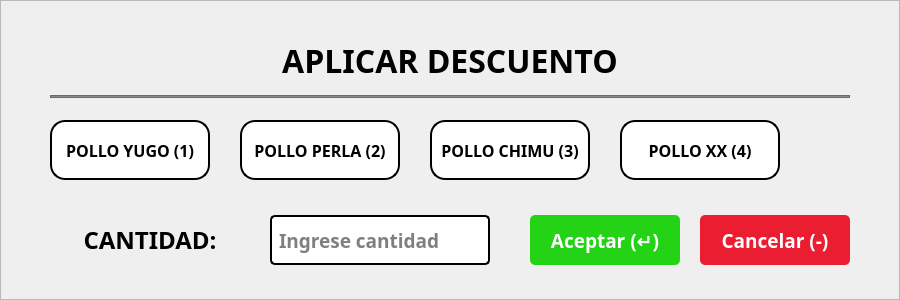
   <widget class="QFrame" name="frmAplicarDescuento">
    <property name="geometry">
     <rect>
      <x>350</x>
      <y>300</y>
      <width>900</width>
      <height>300</height>
     </rect>
    </property>
    <property name="styleSheet">
     <string notr="true">#frmAplicarDescuento{background-color: rgb(255, 255, 255);
color: rgb(0, 0, 0);
border:none;
border-radius: 10px;
border: 2px solid #D9D9D9;}</string>
    </property>
    <property name="frameShape">
     <enum>QFrame::StyledPanel</enum>
    </property>
    <property name="frameShadow">
     <enum>QFrame::Raised</enum>
    </property>
    <widget class="QLabel" name="lblTextAplicarDescuento">
     <property name="geometry">
      <rect>
       <x>50</x>
       <y>35</y>
       <width>800</width>
       <height>50</height>
      </rect>
     </property>
     <property name="font">
      <font>
       <family>Poppins</family>
       <pointsize>24</pointsize>
       <weight>75</weight>
       <bold>true</bold>
      </font>
     </property>
     <property name="text">
      <string>APLICAR DESCUENTO</string>
     </property>
     <property name="alignment">
      <set>Qt::AlignCenter</set>
     </property>
    </widget>
    <widget class="QLabel" name="btnDescPolloChimu">
     <property name="geometry">
      <rect>
       <x>430</x>
       <y>120</y>
       <width>160</width>
       <height>60</height>
      </rect>
     </property>
     <property name="font">
      <font>
       <family>Poppins</family>
       <pointsize>12</pointsize>
       <weight>75</weight>
       <bold>true</bold>
      </font>
     </property>
     <property name="styleSheet">
      <string notr="true">background-color: rgb(255, 255, 255);
border-color: rgb(0, 0, 0);
border: 2px solid black;
  border-radius: 15px;</string>
     </property>
     <property name="text">
      <string>POLLO CHIMU (3)</string>
     </property>
     <property name="alignment">
      <set>Qt::AlignCenter</set>
     </property>
    </widget>
    <widget class="QLabel" name="btnDescPolloYugo">
     <property name="geometry">
      <rect>
       <x>50</x>
       <y>120</y>
       <width>160</width>
       <height>60</height>
      </rect>
     </property>
     <property name="font">
      <font>
       <family>Poppins</family>
       <pointsize>12</pointsize>
       <weight>75</weight>
       <bold>true</bold>
      </font>
     </property>
     <property name="styleSheet">
      <string notr="true">background-color: rgb(255, 255, 255);
border-color: rgb(0, 0, 0);
border: 2px solid black;
  border-radius: 15px;</string>
     </property>
     <property name="text">
      <string>POLLO YUGO (1)</string>
     </property>
     <property name="alignment">
      <set>Qt::AlignCenter</set>
     </property>
    </widget>
    <widget class="QLabel" name="btnDescPolloPerla">
     <property name="geometry">
      <rect>
       <x>240</x>
       <y>120</y>
       <width>160</width>
       <height>60</height>
      </rect>
     </property>
     <property name="font">
      <font>
       <family>Poppins</family>
       <pointsize>12</pointsize>
       <weight>75</weight>
       <bold>true</bold>
      </font>
     </property>
     <property name="styleSheet">
      <string notr="true">background-color: rgb(255, 255, 255);
border-color: rgb(0, 0, 0);
border: 2px solid black;
  border-radius: 15px;</string>
     </property>
     <property name="text">
      <string>POLLO PERLA (2)</string>
     </property>
     <property name="alignment">
      <set>Qt::AlignCenter</set>
     </property>
    </widget>
    <widget class="QLabel" name="lblCantidadDesc">
     <property name="geometry">
      <rect>
       <x>50</x>
       <y>215</y>
       <width>200</width>
       <height>50</height>
      </rect>
     </property>
     <property name="font">
      <font>
       <family>Poppins</family>
       <pointsize>18</pointsize>
       <weight>75</weight>
       <bold>true</bold>
      </font>
     </property>
     <property name="text">
      <string>CANTIDAD:</string>
     </property>
     <property name="alignment">
      <set>Qt::AlignCenter</set>
     </property>
    </widget>
    <widget class="QLabel" name="imgIconDesc">
     <property name="enabled">
      <bool>true</bool>
     </property>
     <property name="geometry">
      <rect>
       <x>800</x>
       <y>125</y>
       <width>50</width>
       <height>50</height>
      </rect>
     </property>
     <property name="text">
      <string/>
     </property>
     <property name="scaledContents">
      <bool>true</bool>
     </property>
     <property name="wordWrap">
      <bool>true</bool>
     </property>
    </widget>
    <widget class="QLabel" name="btnDescPolloXX">
     <property name="geometry">
      <rect>
       <x>620</x>
       <y>120</y>
       <width>160</width>
       <height>60</height>
      </rect>
     </property>
     <property name="font">
      <font>
       <family>Poppins</family>
       <pointsize>12</pointsize>
       <weight>75</weight>
       <bold>true</bold>
      </font>
     </property>
     <property name="styleSheet">
      <string notr="true">background-color: rgb(255, 255, 255);
border-color: rgb(0, 0, 0);
border: 2px solid black;
  border-radius: 15px;</string>
     </property>
     <property name="text">
      <string>POLLO XX (4)</string>
     </property>
     <property name="alignment">
      <set>Qt::AlignCenter</set>
     </property>
    </widget>
    <widget class="QPushButton" name="btnAceptarFrmAplicarDescuento">
     <property name="geometry">
      <rect>
       <x>530</x>
       <y>215</y>
       <width>150</width>
       <height>50</height>
      </rect>
     </property>
     <property name="font">
      <font>
       <family>Poppins</family>
       <pointsize>14</pointsize>
       <weight>75</weight>
       <bold>true</bold>
      </font>
     </property>
     <property name="cursor">
      <cursorShape>PointingHandCursor</cursorShape>
     </property>
     <property name="styleSheet">
      <string notr="true">background-color: rgb(36, 211, 21);
color: rgb(255, 255, 255);
border:none;
border-radius: 5px;</string>
     </property>
     <property name="text">
      <string>Aceptar (↵)</string>
     </property>
     <property name="flat">
      <bool>false</bool>
     </property>
    </widget>
    <widget class="QPushButton" name="btnCancelarFrmAplicarDescuento">
     <property name="geometry">
      <rect>
       <x>700</x>
       <y>215</y>
       <width>150</width>
       <height>50</height>
      </rect>
     </property>
     <property name="font">
      <font>
       <family>Poppins</family>
       <pointsize>14</pointsize>
       <weight>75</weight>
       <bold>true</bold>
      </font>
     </property>
     <property name="cursor">
      <cursorShape>PointingHandCursor</cursorShape>
     </property>
     <property name="styleSheet">
      <string notr="true">background-color: rgb(234, 29, 49);
color: rgb(255, 255, 255);
border:none;
border-radius: 5px;</string>
     </property>
     <property name="text">
      <string>Cancelar (-)</string>
     </property>
    </widget>
    <widget class="QFrame" name="frame">
     <property name="geometry">
      <rect>
       <x>50</x>
       <y>95</y>
       <width>800</width>
       <height>3</height>
      </rect>
     </property>
     <property name="styleSheet">
      <string notr="true">background-color: rgb(139, 139, 139);</string>
     </property>
     <property name="frameShape">
      <enum>QFrame::StyledPanel</enum>
     </property>
     <property name="frameShadow">
      <enum>QFrame::Raised</enum>
     </property>
    </widget>
    <widget class="QLineEdit" name="txtCantidadDescuento">
     <property name="geometry">
      <rect>
       <x>270</x>
       <y>215</y>
       <width>220</width>
       <height>50</height>
      </rect>
     </property>
     <property name="font">
      <font>
       <family>Poppins</family>
       <pointsize>14</pointsize>
       <weight>75</weight>
       <bold>true</bold>
      </font>
     </property>
     <property name="styleSheet">
      <string notr="true">background-color: rgb(255, 255, 255);
color: rgb(0, 0, 0);
border-radius: 5px;
border: 2px solid #000;
padding: 5px</string>
     </property>
     <property name="text">
      <string/>
     </property>
     <property name="placeholderText">
      <string>Ingrese cantidad</string>
     </property>
    </widget>
    <zorder>lblTextAplicarDescuento</zorder>
    <zorder>btnDescPolloChimu</zorder>
    <zorder>btnDescPolloYugo</zorder>
    <zorder>btnDescPolloPerla</zorder>
    <zorder>lblCantidadDesc</zorder>
    <zorder>btnDescPolloXX</zorder>
    <zorder>imgIconDesc</zorder>
    <zorder>btnAceptarFrmAplicarDescuento</zorder>
    <zorder>btnCancelarFrmAplicarDescuento</zorder>
    <zorder>frame</zorder>
    <zorder>txtCantidadDescuento</zorder>
   </widget>
